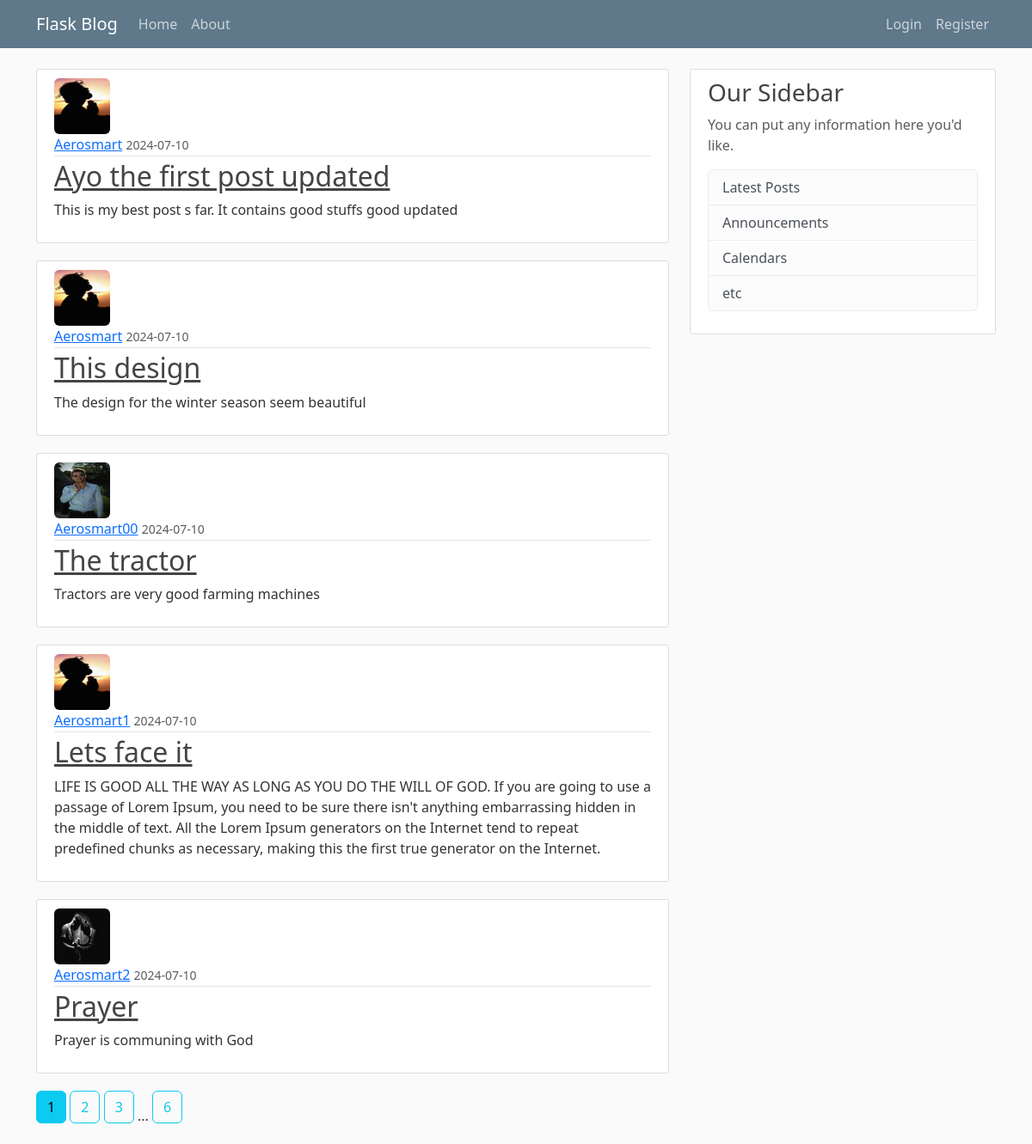
The page /home on the database its author committed.
### flaskblog/models.py (models this page shows, shortened)
class Post(db.Model):
    id = db.Column(db.Integer, primary_key=True)
    title = db.Column(db.String(100), nullable=False)
    date_posted = db.Column(db.DateTime, nullable=False, default=datetime.now())
    content = db.Column(db.Text, nullable=False)
    user_id = db.Column(db.Integer, db.ForeignKey('user.id'), nullable=False)

class User(db.Model, UserMixin):
    id = db.Column(db.Integer, primary_key=True)
    username = db.Column(db.String(20), unique=True, nullable=False)
    email = db.Column(db.String(120), unique=True, nullable=False)
    image_file = db.Column(db.String(20), nullable=False, default='default.jpg')
    password = db.Column(db.String(60), nullable=False)
    posts = db.relationship('Post', backref='author', lazy=True)  # 'Post' means that posts has a relationship with the 'Post' model. "backref='author'" means 'author should ordinarily be in the 'Post' model as a table, but it has a relationship with the Post model(The relationship is a 'one to many' relationship; that is 'one author/user making many posts' but 'one post belongs to only one author/user'). 'lazy=True' means SQLAlchemy will load the database in one go. 'author' alone gives 'Úser.query.all()'; meaning it gives the entire User object elements -('username', 'email' and 'image_file')

### flaskblog/main/routes.py (the view)
@main.route("/")
@main.route("/home")
def home():
    page = request.args.get('page', 1, type=int)  # 'page' here means the page number(not number of pages)
    posts = Post.query.order_by(Post.date_posted.desc()).paginate(page=page, per_page=5)  # 'order_by(Post.date_posted.desc())' means to display the objects in descending order on date bases, with the latest post appearing as first adn others fall under it. 'per_page' here means the number of items(content) per page.
    return render_template("home.html", posts=posts)

### flaskblog/templates/home.html
{% extends 'layout.html' %}
{% block content %}
    {% for post in posts.items %}
        <article class="media content-section">
            <img class="rounded circle  article-img" src="{{ url_for('static', filename='profile_pics/' + post.author.image_file) }}">
            <div class="media-body">
                <div class="article-metadata">
                    <a class="mr-2" href="{{ url_for('users.user_posts', username=post.author.username) }}">{{ post.author.username }}</a>
                    <small class="text-muted">{{ post.date_posted.strftime('%Y-%m-%d') }}</small>
                </div>
                <h2><a class="article-title" href="{{ url_for('posts.post', post_id=post.id) }}">{{ post.title }}</a></h2>
                <p class="article-content">{{ post.content }}</p>
            </div>
        </article>
    {% endfor %}
    {% for page_num in posts.iter_pages(left_edge=1, right_edge=1, left_current=1, right_current=2) %}
        {% if page_num %}
            {% if posts.page == page_num %}
                <a class="btn btn-info mb-4" href="{{ url_for('main.home', page=page_num) }}">{{ page_num }}</a>
            {% else %}
                <a class="btn btn-outline-info mb-4" href="{{ url_for('main.home', page=page_num) }}">{{ page_num }}</a>
            {% endif %}
        {% else %}
            ...
        {% endif %}
    {% endfor %}
{% endblock content %}

### flaskblog/templates/layout.html (shortened to what this page needs)
<!DOCTYPE html>
<html lang="en">
<head>
    <link href="https://cdn.jsdelivr.net/npm/bootstrap@5.3.3/dist/css/bootstrap.min.css" rel="stylesheet">
    <link rel="stylesheet" href="https://cdn.jsdelivr.net/npm/bootstrap@5.3.3/dist/js/bootstrap.bundle.min.js">
    <link rel="stylesheet" type="text/css" href="{{ url_for ('static', filename='main.css') }}">
</head>
<body>
    <header class="site-header">
        <nav class="navbar navbar-expand-md navbar-dark bg-steel fixed-top">
            <div class="container">
                <a class="navbar-brand mr-4" href="/">Flask Blog</a>
                <div class="collapse navbar-collapse" id="navbarToggle">
                    <div class="navbar-nav mr-auto">
                        <a class="nav-item nav-link" href="{{ url_for('main.home') }}">Home</a>
                        <a class="nav-item nav-link" href="{{ url_for('main.about') }}">About</a>
                    </div>
                    <div class="navbar-nav ms-auto">
                      {% if current_user.is_authenticated %}
                      <a class="nav-item nav-link" href="{{ url_for('posts.new_post') }}">New Post</a>
                        <a class="nav-item nav-link" href="{{ url_for('users.account') }}">Account</a>
                        <a class="nav-item nav-link" href="{{ url_for('users.logout') }}">Logout</a>
                      {% else %}
                        <a class="nav-item nav-link" href="{{ url_for('users.login') }}">Login</a>
                        <a class="nav-item nav-link" href="{{ url_for('users.register') }}">Register</a>
                      {% endif %}
                      </div>
                </div>
            </div>
        </nav>
    </header>
    <main role="main" class="container">
        <div class="row">
          <div class="col-md-8">
            {% block content %}
            {% endblock content%}
          </div>
          <div class="col-md-4">
            <div class="content-section">
              <h3>Our Sidebar</h3>
              <p class='text-muted'>You can put any information here you'd like.
                <ul class="list-group">
                  <li class="list-group-item list-group-item-light">Latest Posts</li>
                  <li class="list-group-item list-group-item-light">Announcements</li>
                  <li class="list-group-item list-group-item-light">Calendars</li>
                  <li class="list-group-item list-group-item-light">etc</li>
                </ul>
              </p>
            </div>
          </div>
        </div>
      </main>
</body>
</html>

### flaskblog/static/main.css (style rules this page uses)
body { background: #fafafa; color: #333333; margin-top: 5rem; }
h1, h2, h3, h4, h5, h6 { color: #444444; }
.bg-steel { background-color: #5f788a; }
.site-header .navbar-nav .nav-link { color: #cbd5db; }
.content-section { background: #ffffff; padding: 10px 20px; border: 1px solid #dddddd; border-radius: 3px; margin-bottom: 20px; }
.article-title { color: #444444; }
.article-content { white-space: pre-line; }
.article-img { height: 65px; width: 65px; margin-right: 16px; }
.article-metadata { padding-bottom: 1px; margin-bottom: 4px; border-bottom: 1px solid #e3e3e3 }

### rows shown on the page
Post: image_file (picture), author.username "Aerosmart", date_posted "2024-07-10", title "Ayo the first post updated", content "This is my best post s far. It contains good stuffs good updated"
Post: image_file (picture), author.username "Aerosmart", date_posted "2024-07-10", title "This design", content "The design for the winter season seem beautiful"
Post: image_file (picture), author.username "Aerosmart00", date_posted "2024-07-10", title "The tractor", content "Tractors are very good farming machines"
Post: image_file (picture), author.username "Aerosmart1", date_posted "2024-07-10", title "Lets face it", content "LIFE IS GOOD ALL THE WAY AS LONG AS YOU DO THE WILL OF GOD. If you are going to use a passage of Lorem Ipsum, you need to be sure there isn't anything embarrassing hidden in the middle of text. All the Lorem Ipsum generators on the Internet tend to repeat predefined chunks as necessary, making this the first true generator on the Internet."
Post: image_file (picture), author.username "Aerosmart2", date_posted "2024-07-10", title "Prayer", content "Prayer is communing with God"

### other values the page prints
{{ page_num }} "1"
{{ page_num }} "2" "3" "6"
